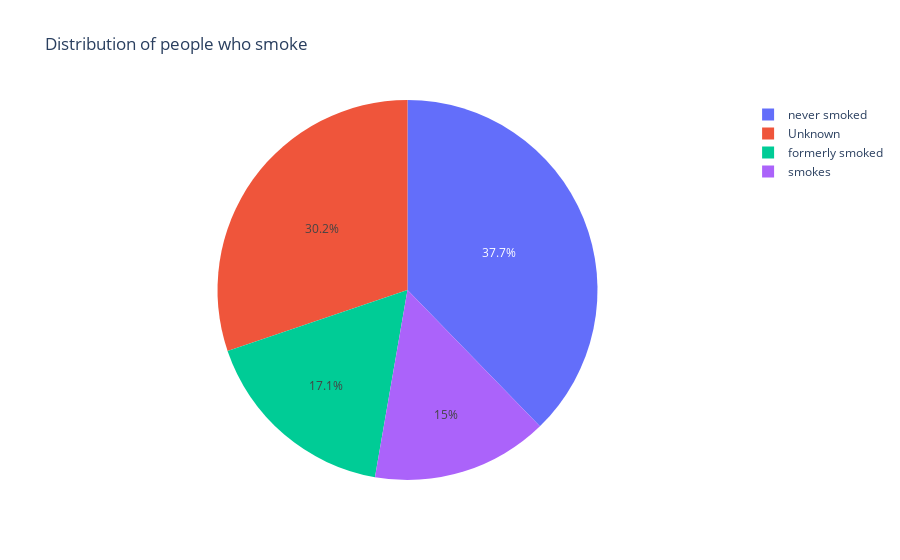

This figure's notebook cell:
### Code cell
value_viz('smoking_status','Distribution of people who smoke')

### Figure 1 — Plotly figure (JSON) as saved in the notebook; plotly's stock layout.template omitted (floating-point values rounded to 4 significant figures; data arrays with more than 128 entries replaced by an {"elided": "..."} marker saying what was removed)
{"data": [{"domain": {"x": [0, 1], "y": [0, 1]}, "hovertemplate": "smoking_status=%{label}<extra></extra>", "labels": {"elided": "4909 str values"}, "legendgroup": "", "name": "", "showlegend": true, "type": "pie"}], "layout": {"legend": {"tracegroupgap": 0}, "title": {"text": "Distribution of people who smoke"}}}
